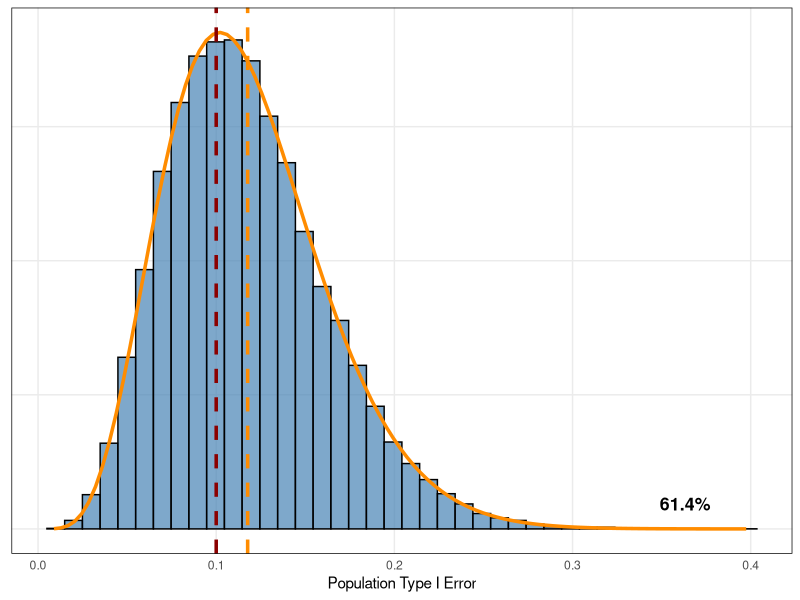
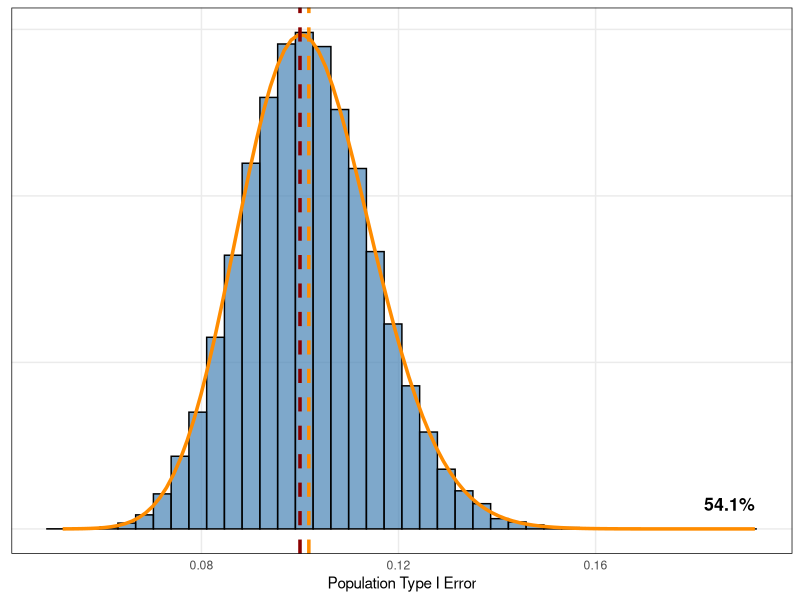
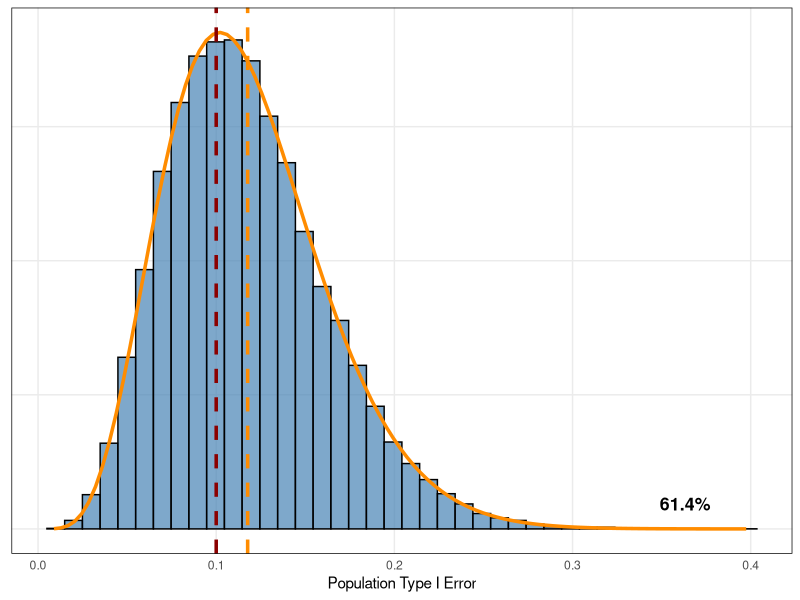
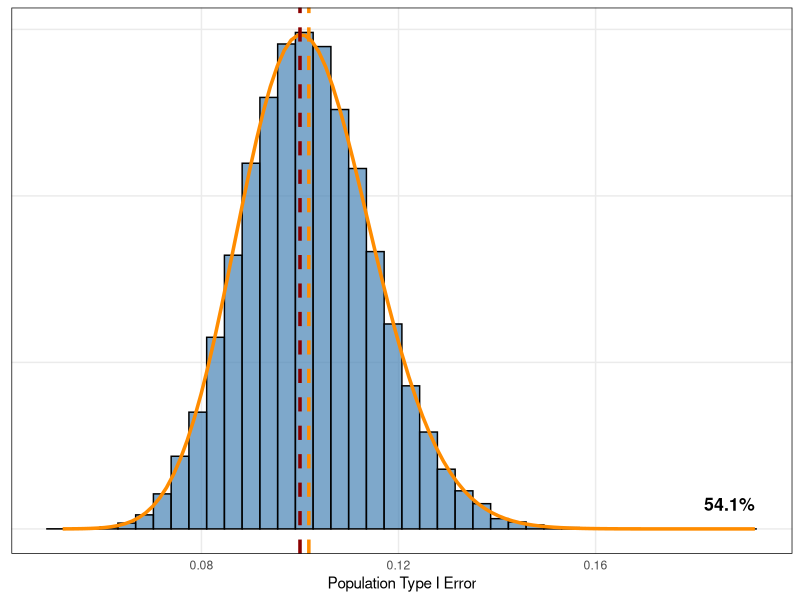

Reproduce these figures in R, in order.
# =============================================================================
# Section 2 Figure Generation
# =============================================================================

library(ggplot2)
library(data.table)

# --- Beta Distribution Analysis ---
n_simulations <- 50000
mu_0 <- -1.5
sigma_0 <- 1.0
target_error <- 0.1

n_emp_values <- c(50, 500)

for (n_emp in n_emp_values) {

  population_errors <- numeric(n_simulations)

  for (i in 1:n_simulations) {
    x_emp_0 <- rnorm(n_emp, mean = mu_0, sd = sigma_0)
    k <- ceiling(n_emp * (1 - target_error))
    sorted_emp <- sort(x_emp_0)
    chosen_c <- sorted_emp[k]
    true_error <- pnorm(chosen_c, mean = mu_0, sd = sigma_0, lower.tail = FALSE)
    population_errors[i] <- true_error
  }

  results_df <- data.frame(True_Error = population_errors)

  k <- ceiling(n_emp * (1 - target_error))
  print(k)
  alpha_beta <- n_emp - k + 1
  beta_beta <- k
  median <- qbeta(0.5, alpha_beta, beta_beta)

  pct_over <- mean(population_errors > target_error) * 100
  pct_label <- paste0(sprintf("%.1f", pct_over), "%")

  x_pos <- max(population_errors) * 0.95
  if (n_emp == 500) x_pos <- max(population_errors) * 1.03  # move only the n=500 label rightward
  y_max <- max(dbeta(seq(0.01, 0.99, length.out = 500), alpha_beta, beta_beta))
  y_pos <- y_max * 0.05

  p <- ggplot(results_df, aes(x = True_Error)) +
    geom_histogram(aes(y = after_stat(density)), bins = 40, fill = "steelblue", color = "black", alpha = 0.7) +
    stat_function(fun = dbeta, args = list(shape1 = alpha_beta, shape2 = beta_beta),
                  color = "darkorange", linewidth = 1.2) +
    geom_vline(xintercept = target_error, color = "darkred", linetype = "dashed", linewidth = 1.2) +
    geom_vline(xintercept = alpha_beta / (alpha_beta + beta_beta), color = "darkorange", linetype = "dashed", linewidth = 1.2) +
    annotate("text", x = x_pos, y = y_pos, label = pct_label, size = 4.5, fontface = "bold", hjust = 1) +
    labs(
      x = "Population Type I Error",
      y = NULL
    ) +
    theme_minimal() +
    theme(
      plot.title = element_text(face = "bold"),
      panel.grid.minor = element_blank(),
      panel.border = element_rect(color = "black", fill = NA),
      axis.text.y = element_blank(),
      axis.ticks.y = element_blank()
    )
  print(p)

  ggsave(paste0("images/beta_distribution_plot_", n_emp, ".pdf"), plot = p, width = 5, height = 5)
}
